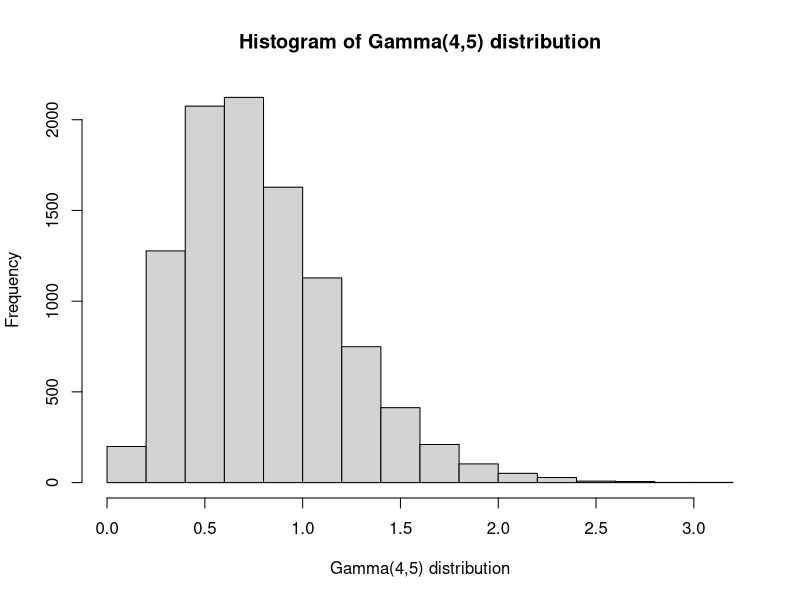
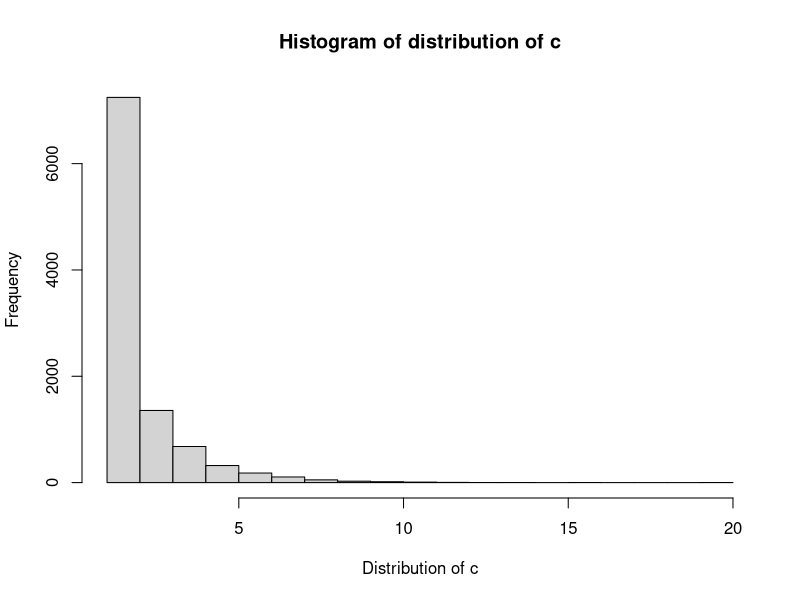
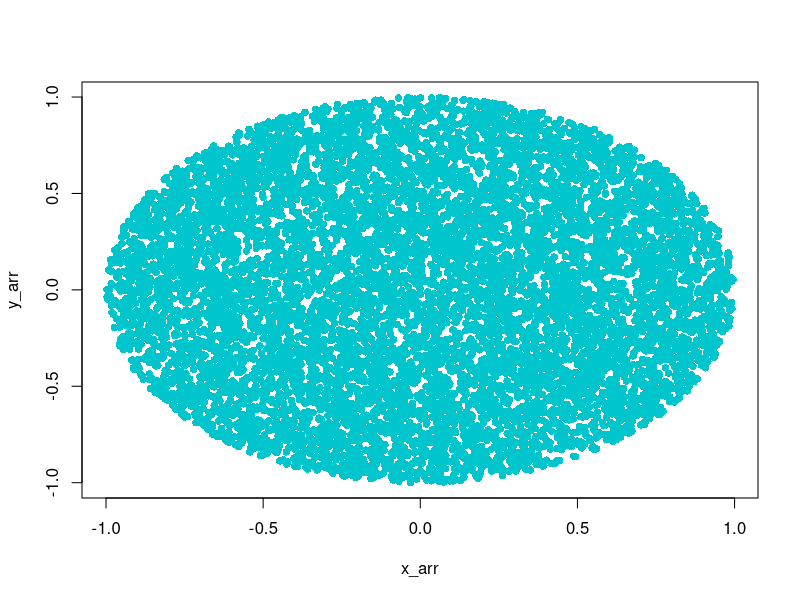

Generate these figures, in order, with R:
## ---- chunk 1

## Function to generate gamma distribution from exponential distribution 
## using Acceptance-rejection Method

generate_gamma_exponential <- function(alpha, beta, lambda, c){
  
  # Count to store the number of times required for one acceptance
  count <- 0
  
  # Checking for acceptance
  while(TRUE){
    
    # Generating a random sample from Uniform(0,1)
    u_star <- runif(1)
    
    # Using ITM to generate a random sample from Exponential(lambda)
    expo_sample <- -log(u_star)/lambda
    
    # Generating a random sample from Uniform(0,1)
    u <- runif(1)
    
    # Incrementing the number of times the loop ran
    count <- count + 1
    
    # Checking for condition
    if (u <= dgamma(expo_sample,alpha,beta)/(c*dexp(expo_sample,lambda))){
      # Returning the corresponding sample and no. of times the loop ran
      return(c(expo_sample, count))
    }
  }
}
## ---- chunk 2
# The parameters
n <- 1e4
alpha <- 4
beta <- 5

# To mininmize the number of loops, we choose the parameter of the proposal 
# ... such that computations become easier
lambda <- beta/alpha

# The theoretical value of c
theoretical_c <- (alpha^alpha)*(exp(1 - alpha))/gamma(alpha)
## ---- chunk 3
# Array to store the generated sample from gamma distribution
gamma_array <- numeric(n)

# Array to store the values of c
count_array <- numeric(n)

# Function call
for (i in 1:n){
  element <- generate_gamma_exponential(alpha, beta, lambda, theoretical_c)
  gamma_array[i] <- element[1]
  count_array[i] <- element[2]
}

# Sample mean
mean(gamma_array)
# Population mean
alpha/beta
# Sample Variance
var(gamma_array)
# Population Variance
alpha/(beta^2)

# Theoretical Value of c
theoretical_c

# Estimated Value of c
mean(count_array)

# Histogram of the generated gamma sample
hist(gamma_array, main = "Histogram of Gamma(4,5) distribution", 
     xlab = "Gamma(4,5) distribution", ylab = "Frequency")

# Histogram of values of c
hist(count_array, main = "Histogram of distribution of c", 
     xlab = "Distribution of c", ylab = "Frequency")
## ---- chunk 4

## Generating 1e4 points inside a unit circle centered at origin

# Count of number of points generated
t_count <- 1

# Array to store the x-coordinates of the points generated 
x_arr <- numeric(1e4)
# Array to store the y-coordinates of the points generated
y_arr <- numeric(1e4)

# Generating points inside the circle
while(t_count <= 1e4){
  
  # Drawing uniformly from square with side length 2
  x <- runif(1, min = -1, max = 1)
  y <- runif(1, min = -1, max = 1)
  
  # Checking if the point lies inside the circle
  if (x^2 + y^2 < 1){
    x_arr[t_count] <- x
    y_arr[t_count] <- y
    
    # Incrementing the count of points inside circle
    t_count <- t_count + 1
  }
}

## Scatterplot of the points generated
plot(x_arr, y_arr, pch = 16, col = 'turquoise3')
